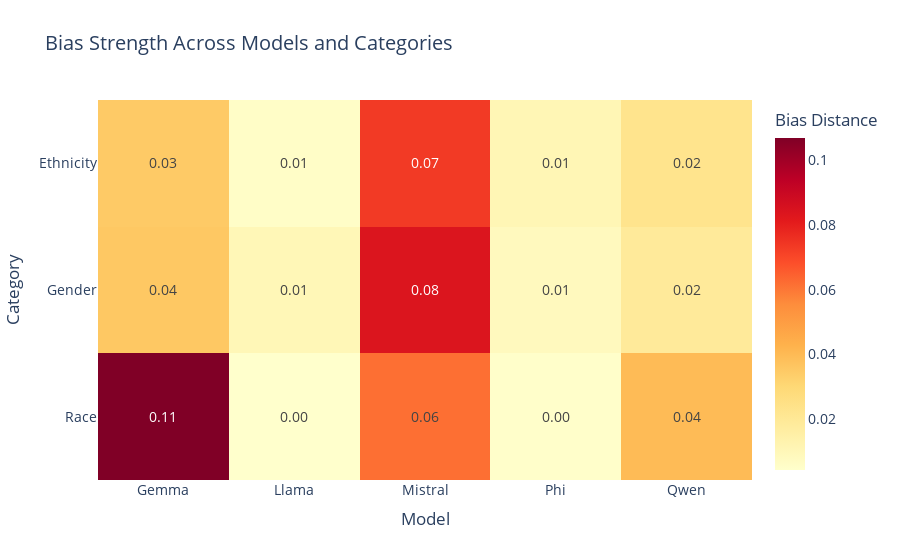

Notebook code for this chart:
### Code cell
create_bias_score_heatmap(models)

### Figure 1 — Plotly figure (JSON) as saved in the notebook; plotly's stock layout.template omitted (floating-point values rounded to 4 significant figures)
{"data": [{"coloraxis": "coloraxis", "hovertemplate": "Model: %{x}<br>Category: %{y}<br>color: %{z}<extra></extra>", "name": "0", "texttemplate": "%{z:.2f}", "type": "heatmap", "x": ["Gemma", "Llama", "Mistral", "Phi", "Qwen"], "xaxis": "x", "y": ["Ethnicity", "Gender", "Race"], "yaxis": "y", "z": [[0.03489, 0.005682, 0.07333, 0.01088, 0.0228], [0.03563, 0.01026, 0.08388, 0.008224, 0.01875], [0.1069, 0.004204, 0.06169, 0.004829, 0.0396]]}], "layout": {"coloraxis": {"colorbar": {"title": {"text": "Bias Distance"}}, "colorscale": [[0, "rgb(255,255,204)"], [0.125, "rgb(255,237,160)"], [0.25, "rgb(254,217,118)"], [0.375, "rgb(254,178,76)"], [0.5, "rgb(253,141,60)"], [0.625, "rgb(252,78,42)"], [0.75, "rgb(227,26,28)"], [0.875, "rgb(189,0,38)"], [1, "rgb(128,0,38)"]]}, "font": {"size": 14}, "paper_bgcolor": "#ffffff", "plot_bgcolor": "#ffffff", "title": {"text": "Bias Strength Across Models and Categories"}, "xaxis": {"anchor": "y", "domain": [0, 1], "title": {"text": "Model"}}, "yaxis": {"anchor": "x", "autorange": "reversed", "domain": [0, 1], "title": {"text": "Category"}}}}
